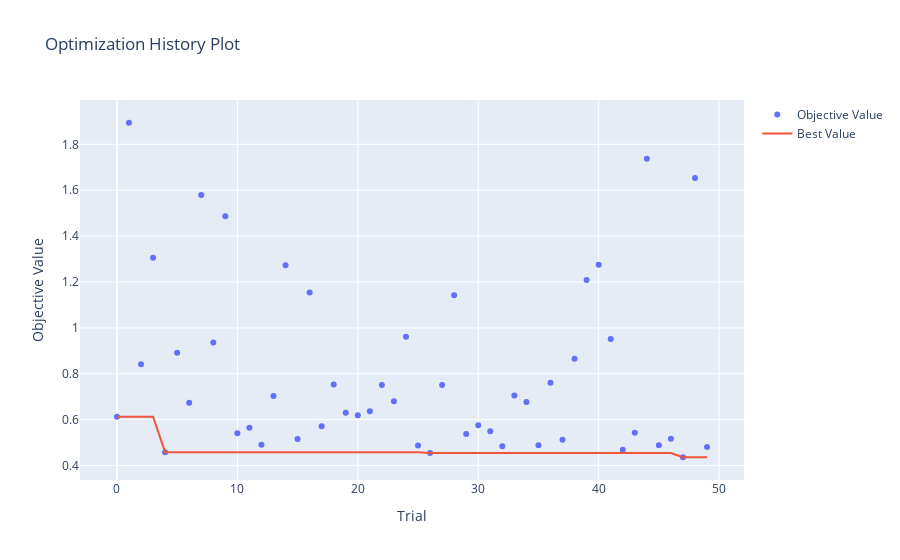

The notebook cell saved with this chart:
### Code cell
# Visualize the optimization history
optuna.visualization.plot_optimization_history(study).show()
